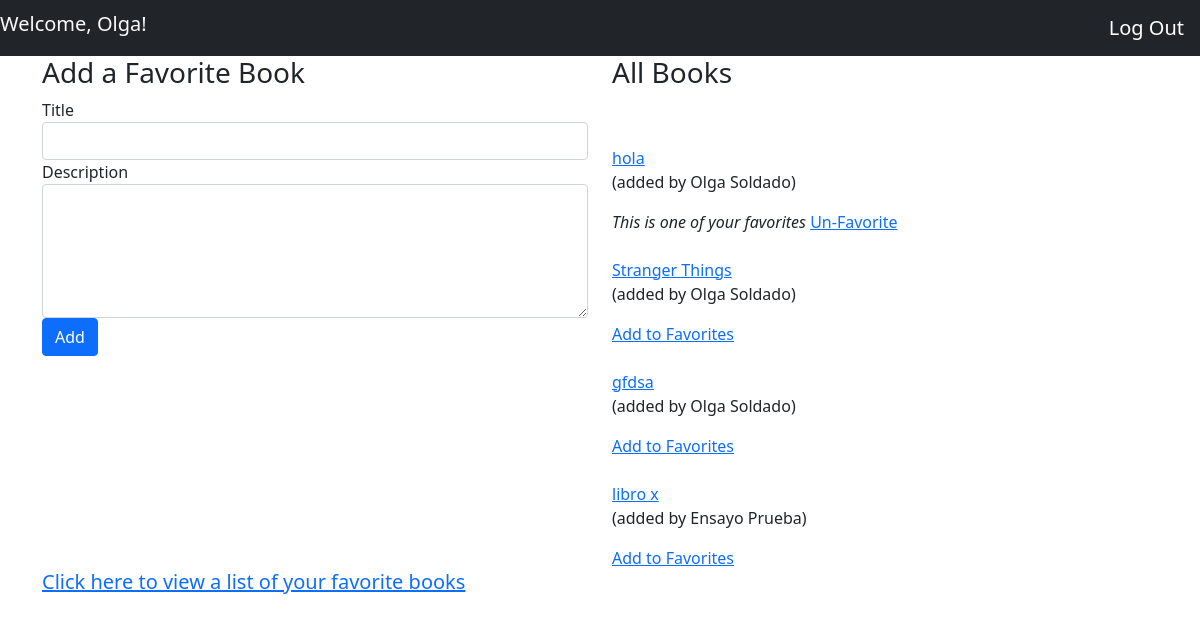
/books (signed in), run on the app's committed database.
### libros_app/models.py (models this page shows, shortened)
class User(models.Model):
    first_name = models.CharField(max_length=60)
    last_name = models.CharField(max_length=60)
    email = models.CharField(max_length=60)
    password = models.CharField(max_length=60)
    created_at = models.DateTimeField(auto_now_add=True)
    updated_at = models.DateTimeField(auto_now=True)
    objects = UserManager()

class Book(models.Model):
    title = models.CharField(max_length=60)
    desc = models.TextField()
    uploaded_by = models.ForeignKey(User, related_name="books_uploaded",on_delete=models.CASCADE)
    users_who_like = models.ManyToManyField(User, related_name="liked_books")
    created_at = models.DateTimeField(auto_now_add=True)
    updated_at = models.DateTimeField(auto_now=True)
    objects = BookManager()

### libros_app/views.py (the view)
# urls.py: path('books', views.books),
def books(request):
    if 'uid' not in request.session:
        messages.error(
            request, "You have not logged in or registered, please log in or register.")
        return redirect('/')
    context = {
        'user': User.objects.get(id=request.session['uid']),
        'all_books': Book.objects.all(),
        }
    return render(request, 'books.html', context)

### libros_app/templates/books.html (shortened to what this page needs)
<!DOCTYPE html>
<html lang="en">
<head>
  <link href="https://cdn.jsdelivr.net/npm/bootstrap@5.0.2/dist/css/bootstrap.min.css" rel="stylesheet">
</head>
<body>
  <nav class="navbar navbar-light bg-light justify-content-between navbar-dark bg-dark">
    <h5 class="h5 text-right text-light"> Welcome, {{user.first_name}}!</h5>
    <a href="/logout" class="navbar-brand">Log Out</a>
  </nav>
  <div class="container">
    <div class="row">
      <div class="col">
        <h3 class="h3">Add a Favorite Book</h3>
        <form action="/add_book/{{user.id}}" method="post">
          <div class="form-group">
            <label for="title">Title</label>
            <input type="text" name="title" class="form-control">
          </div>
          <div class="form-group">
            <label for="desc">Description</label>
            <textarea name="desc" cols="5" rows="5" class="form-control"></textarea>
          </div>
          <button type="submit" class="btn btn-primary">Add</button>
        </form>
      </div>
      <div class="col">
        <h3 class="h3">All Books</h3>
        {%for book in all_books%}
          <a href="/books/{{book.id}}">{{book.title}}</a>
          <p>(added by {{book.uploaded_by.first_name}} {{book.uploaded_by.last_name}})</p>
          {%if user in book.users_who_like.all %}
            <i>This is one of your favorites</i>
            <a href="/unfavorite/{{book.id}}/{{user.id}}">Un-Favorite </a>
          {%else%}
            <a href="/add_to_favorites/{{book.id}}/{{user.id}}">Add to Favorites</a>
          {%endif%}
        {%endfor%}
      </div>
    </div>
    <div class="row">
        <h5 class="h5"><a href="/favorite_books">Click here to view a list of your favorite books</a></h5>
    </div>
  </div>
</body>
</html>

### data on the page
User: first_name "Olga"
Book: title "hola", uploaded_by.first_name "Olga", uploaded_by.last_name "Soldado"
Book: title "Stranger Things", uploaded_by.first_name "Olga", uploaded_by.last_name "Soldado"
Book: title "gfdsa", uploaded_by.first_name "Olga", uploaded_by.last_name "Soldado"
Book: title "libro x", uploaded_by.first_name "Ensayo", uploaded_by.last_name "Prueba"
